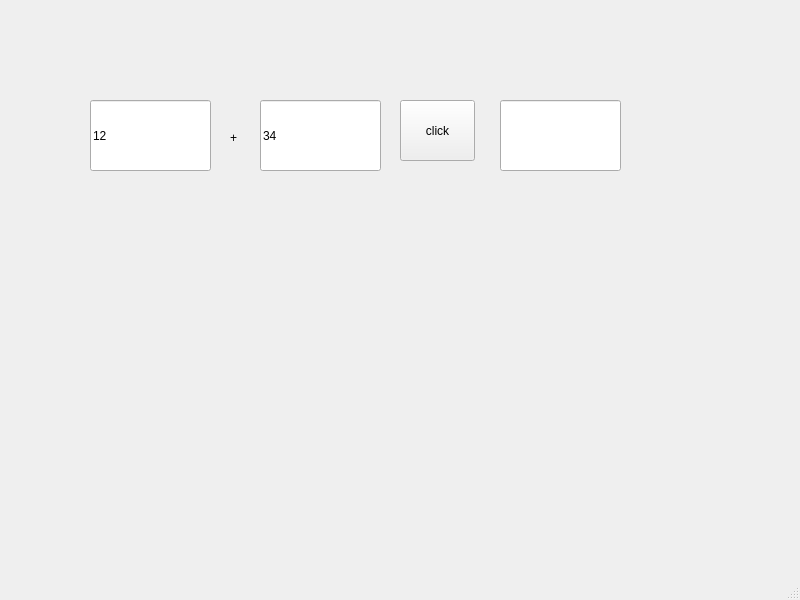
<?xml version="1.0" encoding="UTF-8"?>
<ui version="4.0">
 <class>MainWindow</class>
 <widget class="QMainWindow" name="MainWindow">
  <property name="geometry">
   <rect>
    <x>0</x>
    <y>0</y>
    <width>800</width>
    <height>600</height>
   </rect>
  </property>
  <property name="windowTitle">
   <string>MainWindow</string>
  </property>
  <widget class="QWidget" name="centralwidget">
   <widget class="QLabel" name="lbl">
    <property name="geometry">
     <rect>
      <x>230</x>
      <y>130</y>
      <width>21</width>
      <height>16</height>
     </rect>
    </property>
    <property name="accessibleName">
     <string/>
    </property>
    <property name="text">
     <string>+</string>
    </property>
   </widget>
   <widget class="QPushButton" name="pb">
    <property name="geometry">
     <rect>
      <x>400</x>
      <y>100</y>
      <width>75</width>
      <height>61</height>
     </rect>
    </property>
    <property name="text">
     <string>click</string>
    </property>
   </widget>
   <widget class="QLineEdit" name="le1">
    <property name="geometry">
     <rect>
      <x>90</x>
      <y>100</y>
      <width>121</width>
      <height>71</height>
     </rect>
    </property>
    <property name="text">
     <string>12</string>
    </property>
   </widget>
   <widget class="QLineEdit" name="le2">
    <property name="geometry">
     <rect>
      <x>260</x>
      <y>100</y>
      <width>121</width>
      <height>71</height>
     </rect>
    </property>
    <property name="text">
     <string>34</string>
    </property>
   </widget>
   <widget class="QLineEdit" name="le3">
    <property name="geometry">
     <rect>
      <x>500</x>
      <y>100</y>
      <width>121</width>
      <height>71</height>
     </rect>
    </property>
   </widget>
  </widget>
  <widget class="QMenuBar" name="menubar">
   <property name="geometry">
    <rect>
     <x>0</x>
     <y>0</y>
     <width>800</width>
     <height>21</height>
    </rect>
   </property>
  </widget>
  <widget class="QStatusBar" name="statusbar"/>
 </widget>
 <resources/>
 <connections/>
</ui>
